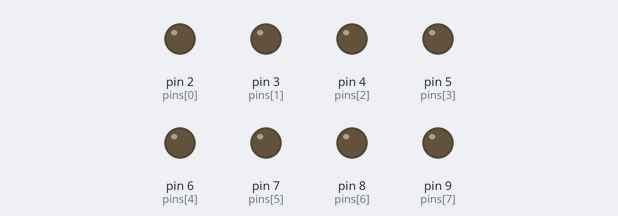
A sketch run on a simulated Arduino Uno, built with avr-gcc and run on an emulated ATmega328P. On the bench: output pins drawn as LEDs (lit = HIGH). Random numbers use the default seed unless the sketch sets one.

Above: at 0.79 s.
At 1.17 s:
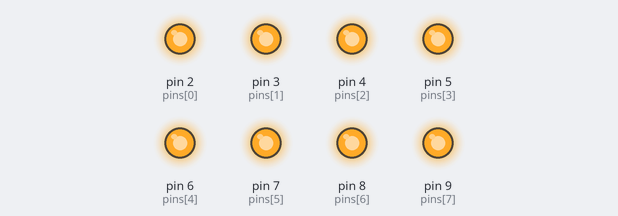
At 10.26 s:
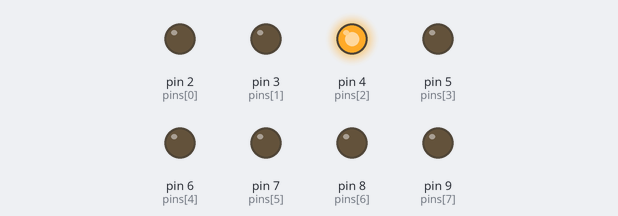
At 17.43 s:
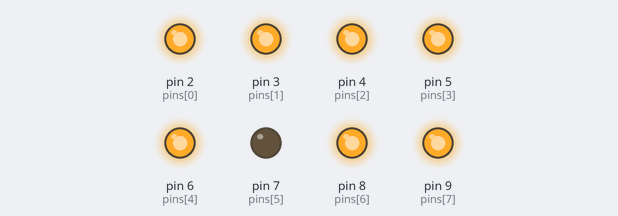
At 22.68 s:
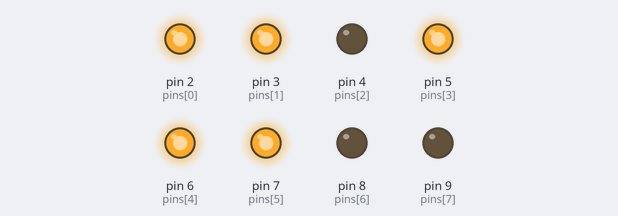
At 36.82 s:
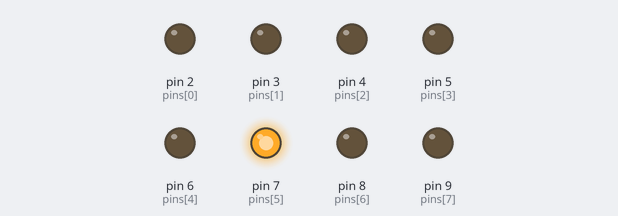
Timing chart, 0 to 40.0 s (numbered marks = the images above):
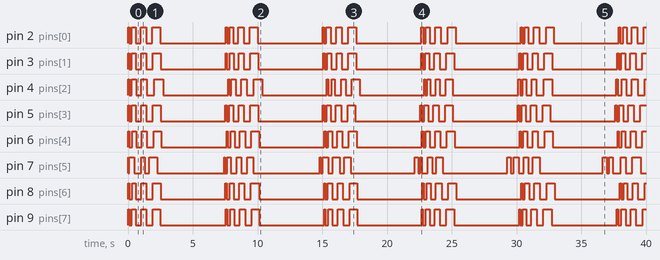

Measured:
- by itself, pin 2 (pins[0]): repeats every 7.6 s: LOW 0.20 s, HIGH 0.30 s, LOW 0.38 s, HIGH 0.43 s, LOW 0.49 s, HIGH 0.61 s, LOW 5.0 s, HIGH 0.12 s
- by itself, pin 3 (pins[1]): repeats every 7.5 s: LOW 0.19 s, HIGH 0.30 s, LOW 0.41 s, HIGH 0.41 s, LOW 0.50 s, HIGH 0.60 s, LOW 5.0 s, HIGH 0.10 s
- by itself, pin 5 (pins[3]): repeats every 7.5 s: LOW 0.20 s, HIGH 0.30 s, LOW 0.40 s, HIGH 0.40 s, LOW 0.50 s, HIGH 0.60 s, LOW 5.0 s, HIGH 0.10 s
- by itself, pin 6 (pins[4]): repeats every 7.6 s: LOW 0.21 s, HIGH 0.31 s, LOW 0.42 s, HIGH 0.41 s, LOW 0.51 s, HIGH 0.61 s, LOW 5.0 s, HIGH 0.11 s
- by itself, pin 9 (pins[7]): moves between LOW and HIGH, repeating every 7.6 s
- by itself, pin 8 (pins[6]): repeats every 15.1 s: LOW 0.20 s, HIGH 0.28 s, LOW 0.41 s, HIGH 0.41 s, LOW 0.51 s, HIGH 0.58 s, LOW 5.0 s, HIGH 0.10 s, LOW 0.22 s, HIGH 0.33 s, LOW 0.39 s, HIGH 0.42 s, LOW 0.49 s, HIGH 0.63 s, LOW 5.0 s, HIGH 0.07 s

The sketch:

relays.ino
```cpp
//this program can run standalone and will turn on/off relays (or leds) following a pattern score
//each relay will play the score but with variation in timing.  after a while the relays will be out of sync.
//if all variations are 0 then all relays will play the score in sync.  with some variation relays will slowly get out of sync, and with a lot of variation the relays will appear random.
//see this as an example of how to balance randomness versus order

//--setup
//* connect 8 relays to arduino pins 2, 3, 4, 5, 6, 7, 8, 9.  if you have less then just leave the pins unconnected
//* edit the time variation for each pin under settings/variation - must be same number as number of pins
//* edit the score - can be any length. time is in milliseconds

//--settings (edit here)
byte pins[]= {
  2, 3, 4, 5, 6, 7, 8, 9};
int variations[]= {
  30, 10, 100, 0, 13, 200, 30, 30};//random time variation for each pin
int score[]= {
  100, 200, 300, 400, 400, 500, 600, 5000, 5000, 50, 1000, 2000, 3000};//score pattern for all pins

//--variables (do not touch)
int counters[sizeof(pins)];
byte indices[sizeof(pins)];
byte states[sizeof(pins)];
int times[sizeof(pins)];

//--init
void setup() {
  for(byte i= 0; i<sizeof(pins); i++) {
    pinMode(pins[i], OUTPUT);
    counters[i]= 0;
    indices[i]= 0;
    states[i]= 0;
    times[i]= 0;
  }
}

//--main program
void loop() {
  byte resolution= 10;
  for(byte i= 0; i<sizeof(pins); i++) {
    if(counters[i]>=times[i]) {
      states[i]= 1-states[i];  //change on/off state
      digitalWrite(pins[i], states[i]);
      counters[i]= 0;  //reset counter
      times[i]= score[indices[i]]+random(0-variations[i], variations[i]);//set new time to next
      indices[i]= (indices[i]+1)%sizeof(pins);
    }
    {
      counters[i]= counters[i]+resolution;
    }
  }
  delay(resolution);  //updaterate
}
```
